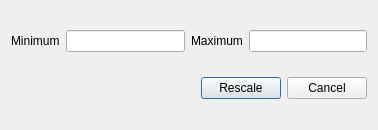
<?xml version="1.0" encoding="UTF-8"?>
<ui version="4.0">
 <class>scalarRangeDialog</class>
 <widget class="QDialog" name="scalarRangeDialog">
  <property name="geometry">
   <rect>
    <x>0</x>
    <y>0</y>
    <width>378</width>
    <height>130</height>
   </rect>
  </property>
  <property name="windowTitle">
   <string>Scalar Range</string>
  </property>
  <layout class="QVBoxLayout" name="verticalLayout">
   <item>
    <layout class="QHBoxLayout" name="horizontalLayout">
     <item>
      <widget class="QLabel" name="label">
       <property name="text">
        <string>Minimum</string>
       </property>
      </widget>
     </item>
     <item>
      <widget class="QLineEdit" name="mini_lineEdit"/>
     </item>
     <item>
      <widget class="QLabel" name="label_2">
       <property name="text">
        <string>Maximum</string>
       </property>
      </widget>
     </item>
     <item>
      <widget class="QLineEdit" name="maxi_lineEdit"/>
     </item>
    </layout>
   </item>
   <item>
    <layout class="QHBoxLayout" name="horizontalLayout_2">
     <item>
      <spacer name="horizontalSpacer">
       <property name="orientation">
        <enum>Qt::Horizontal</enum>
       </property>
       <property name="sizeHint" stdset="0">
        <size>
         <width>40</width>
         <height>20</height>
        </size>
       </property>
      </spacer>
     </item>
     <item>
      <widget class="QPushButton" name="rescale_pushButton">
       <property name="text">
        <string>Rescale</string>
       </property>
      </widget>
     </item>
     <item>
      <widget class="QPushButton" name="close_pushButton">
       <property name="text">
        <string>Cancel</string>
       </property>
      </widget>
     </item>
    </layout>
   </item>
  </layout>
 </widget>
 <resources/>
 <connections/>
</ui>
